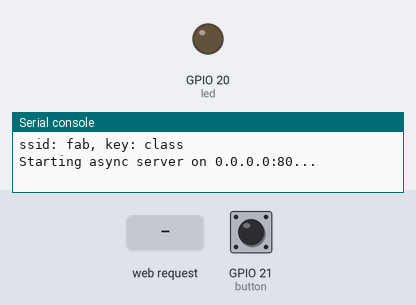
Simulated run of this program. Board: ESP32 board running MicroPython. On the bench: output pins drawn as LEDs (lit = HIGH), the last lines printed to the serial console. The inputs (shaded band) are chosen by the test bench; at power-on: GPIO 21 (button) HIGH. WiFi joins after 1.5 s; the board's own WiFi access point starts at once.

Above: at 1.2 s.
1.3 s: GPIO 21 (button) pulled LOW for 0.15 s
At 1.37 s:
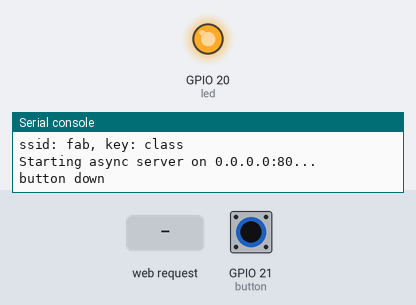
2.9 s: GPIO 21 (button) pulled LOW for 3.2 s
At 7.3 s:
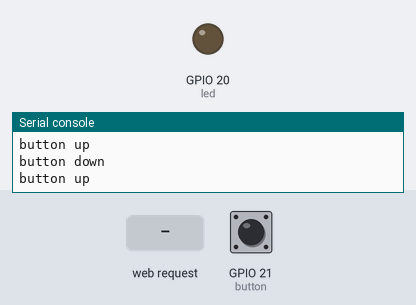
7.6 s: HTTP request GET /on received
At 8.5 s:
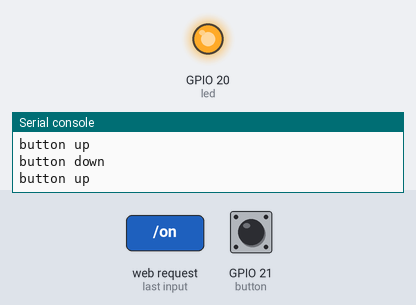
Timing chart, 0 to 10.6 s (numbered marks = the images above; inputs shaded):
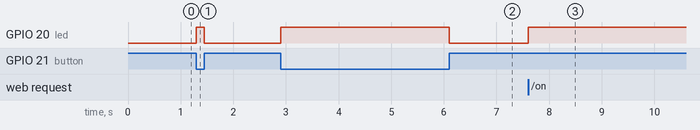

The program:

hello.Web-blink.C3.py
```python
# (licence header left out)
from machine import Pin
import network
import uasyncio as asyncio
from microdot_asyncio import Microdot,Request,Response
#
led_pin = 20
button_pin = 21
led = Pin(led_pin,Pin.OUT)
button = Pin(button_pin,Pin.IN,Pin.PULL_UP)
button_up = True
#
# start Wifi access point
#
wifi = network.WLAN(network.AP_IF)
wifi.config(ssid='fab',key='class')
wifi.active(True) # 192.168.4.1
while (wifi.active() == False):
  pass
print("AP started at",wifi.ifconfig())
print("ssid: fab, key: class")
#
# connect to Wifi access point
#
'''
wifi = network.WLAN(network.STA_IF)
wifi.active(True)
while (wifi.active() == False):
   pass
wifi.connect("ssid","key")
while (wifi.isconnected() == False):
   pass
print("connected to AP at ",wifi.ifconfig())
'''
#
# create Web server
#
server = Microdot()
#
# root Web page
#
def root_page():
    html = '''
<!DOCTYPE html>
<html lang="en">
<head>
<script>
function TurnOn() {
   fetch('on')
    .then(response => response.text())
    .then(data => {
         document.getElementById('message').innerHTML = data
         })
   }
function TurnOff() {
   fetch('off')
    .then(response => response.text())
    .then(data => {
         document.getElementById('message').innerHTML = data
         })
   }
</script>
</head>
<body>
<button onclick='TurnOn()'>turn LED on</button>&nbsp;
<button onclick='TurnOff()'>turn LED off</button>&nbsp;
<div id='message'></div>
</body>
</html>
    '''
    return html
#
# server routes
#
@server.get('/')
async def get_root(request):
    return root_page(),200,{'Content-Type':'text/html'}
@server.get('/on')
async def get_on(request):
    led.value(1)
    return "LED is on",200,{'Content-Type':'text/html'}
@server.get('/off')
async def get_off(request):
    led.value(0)
    return "LED is off",200,{'Content-Type':'text/html'}
#
# local task
#
async def local():
    global button_up
    while True:
        if ((button.value() == 0) and button_up):
            led.value(1)
            print('button down')
            button_up = False
        elif ((button.value() == 1) and (not button_up)):
            led.value(0)
            print('button up')
            button_up = True
        await asyncio.sleep(0)
#
# main tasks
#
async def main():
    local_task = asyncio.create_task(local())
    server_task = asyncio.create_task(server.start_server(port=80,debug=True))
    await asyncio.gather(local_task,server_task)
#
# run main tasks
#
asyncio.run(main())
```

Measured:
- after the input at 1.3 s, GPIO 20 (led): LOW → HIGH at once, → LOW 0.15 s later
- after the input at 2.9 s, GPIO 20 (led): LOW → HIGH at once, → LOW 3.2 s later
- after the input at 7.6 s, GPIO 20 (led): LOW → HIGH at once
